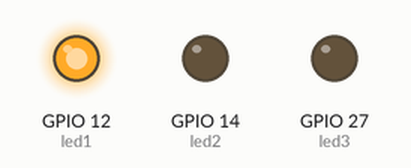
This sketch was run on a simulated ESP32. Parts: output pins drawn as LEDs (lit = HIGH).

Above: at 0.4 s.
At 1.2 s:
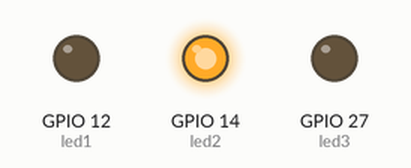
At 4.4 s:
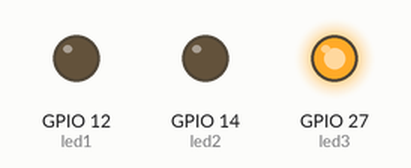
Timing chart, 0 to 5.5 s (numbered marks = the images above):
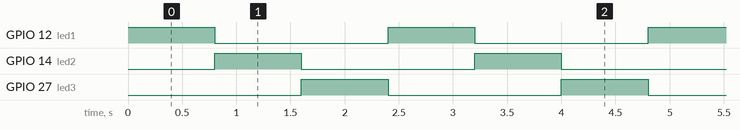

Measured:
- by itself, GPIO 12 (led1), GPIO 14 (led2), GPIO 27 (led3): alternates HIGH for 0.80 s and LOW for 1.6 s
- by itself, everything shown: repeats every 2.4 s, in 3 steps

The sketch:

Practica11.ino
```cpp
// intentamos modificar mi repositorio desde visual studio code

//declaramos los leds

#define led1 12
#define led2 14
#define led3 27

void setup() {
  pinMode(led1,OUTPUT);
  pinMode(led2,OUTPUT);
  pinMode(led3,OUTPUT);


}

void loop() {
  digitalWrite(led1,HIGH);
  digitalWrite(led3,LOW);
  delay(800);

  digitalWrite(led2,HIGH);
  digitalWrite(led1,LOW);
  delay(800);

  digitalWrite(led3,HIGH);
   digitalWrite(led2,LOW);
  delay(800);
}
```
